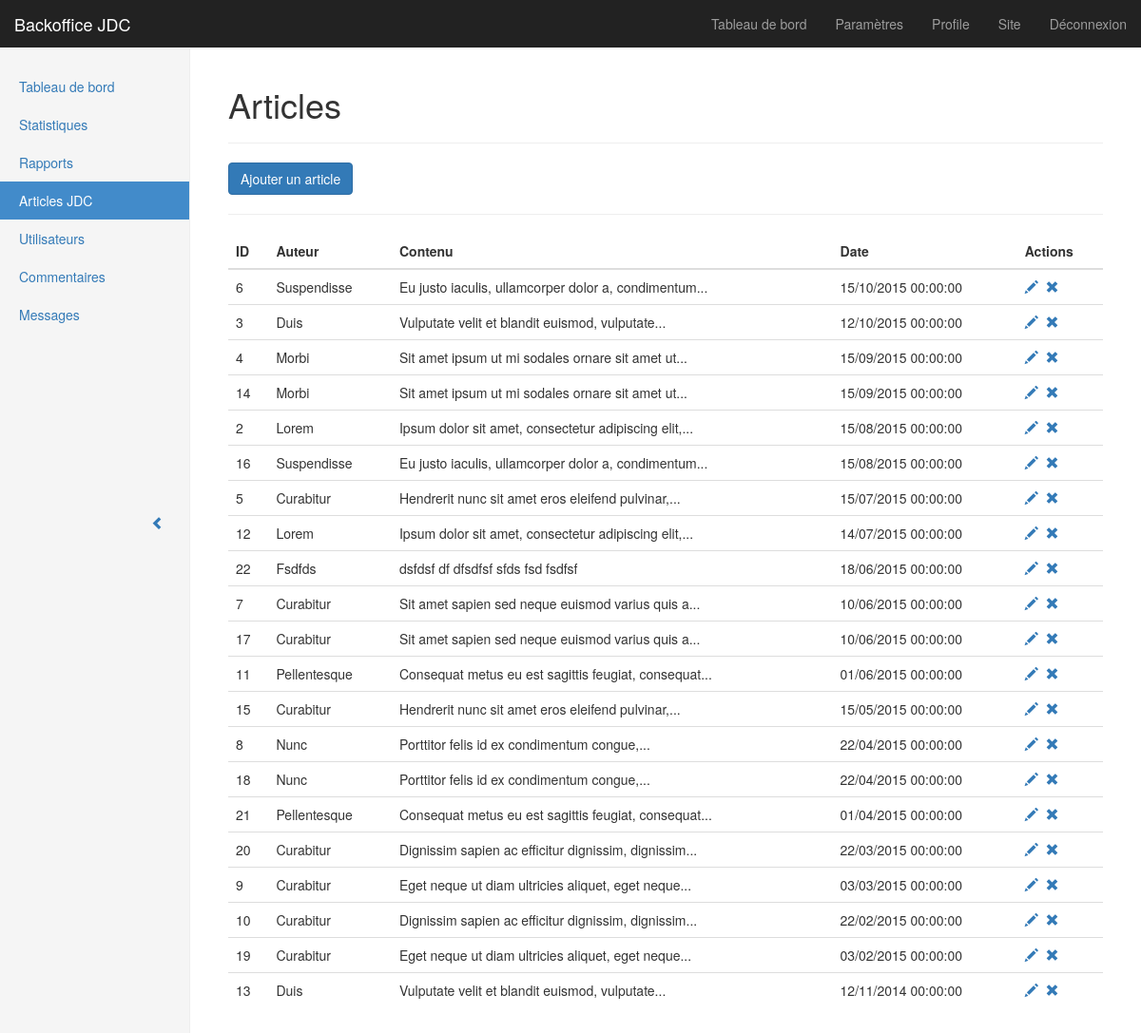
The app's page /admin/articles.php (signed in), older data.
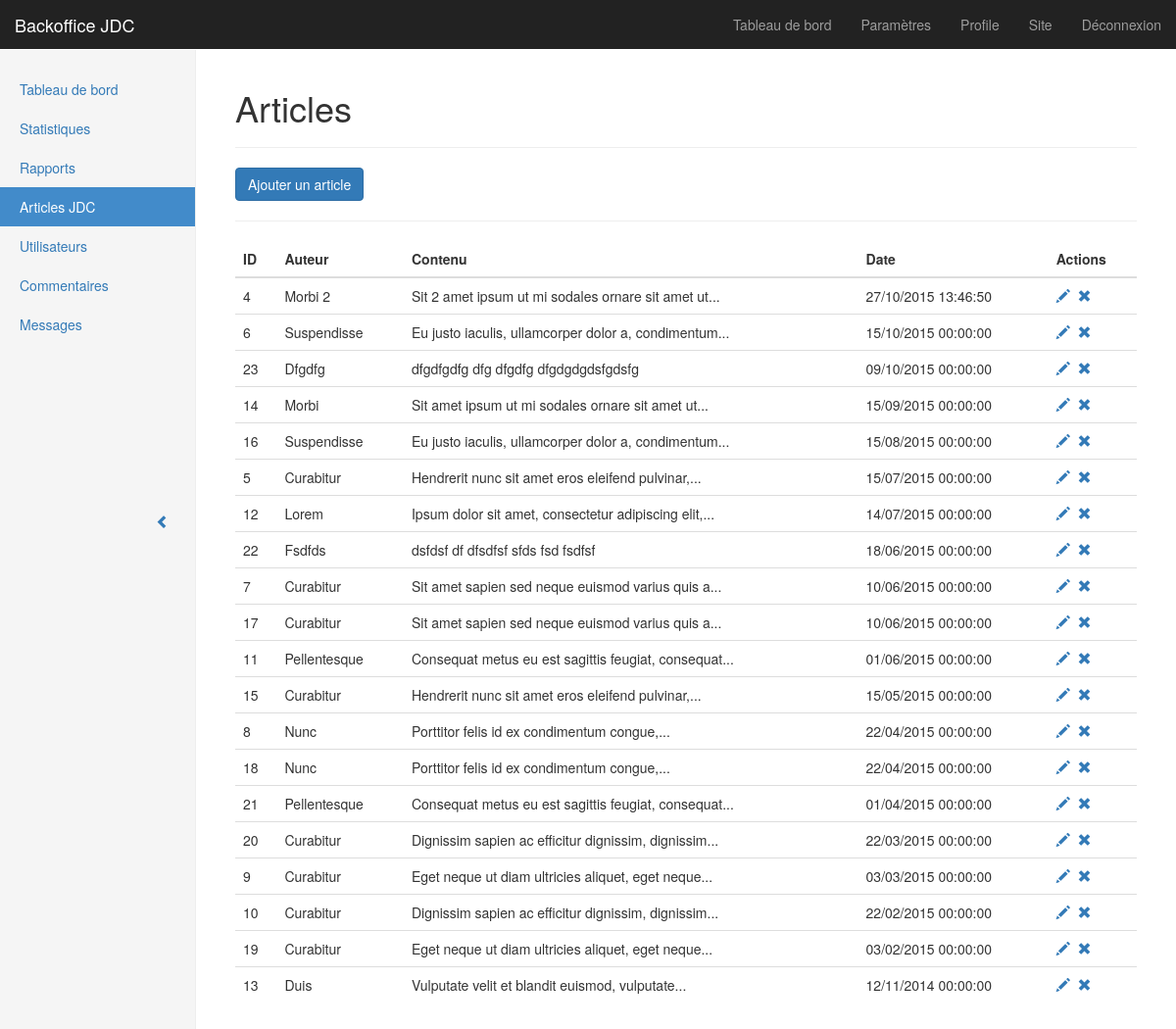
The same page, newer data.
### tables this page shows
CREATE TABLE IF NOT EXISTS `articles` (
`id` int(11) unsigned NOT NULL,
  `name` varchar(100) NOT NULL,
  `content` text NOT NULL,
  `picture` varchar(255) DEFAULT NULL,
  `test` int(11) DEFAULT NULL,
  `creation_date` datetime NOT NULL
);

### inc/func.php (called while the page is built, shortened)
<?php
function cutString($text, $max_length, $end = '...') {
	$sep = '[@]';
	if ($max_length > 0 && strlen($text) > $max_length) {
		$text = wordwrap($text, $max_length, $sep, true);
		$text = explode($sep, $text);
		return $text[0].$end;
	}
	return $text;
}
function getFormatDate($date, $format = 'd/m/Y') {
	return date($format, strtotime($date));
}

### admin/inc/config.php (called while the page is built, shortened)
<?php
require_once '../inc/config.php';
$pages = array(
	'index.php' => 'Tableau de bord',
	'#stats.php' => 'Statistiques',
	'#reports.php' => 'Rapports',
	'articles.php' => 'Articles JDC',
	'users.php' => 'Utilisateurs',
	'#comments.php' => 'Commentaires',
	'#messages.php' => 'Messages',
);

### inc/config.php (called while the page is built, shortened)
<?php
$current_page = basename($_SERVER['PHP_SELF']);

### admin/articles.php (the view)
<?php
require_once 'partials/header.php';
$query = $db->query('SELECT * FROM articles ORDER BY creation_date DESC');
$articles = $query->fetchAll();
?>
		<h1>Articles</h1>
		<hr>
		<a href="article-action.php" class="btn btn-primary">Ajouter un article</a>
		<hr>
		<table id="table-dynamic" class="table table-hover">
			<thead>
				<tr>
					<th>ID</th>
					<th>Auteur</th>
					<th>Contenu</th>
					<th>Date</th>
					<th>Actions</th>
				</tr>
			</thead>
			<tbody>
				<?php foreach($articles as $article) { ?>
				<tr>
					<td><?= $article['id'] ?></td>
					<td><?= ucfirst($article['name']) ?></td>
					<td><?= cutString($article['content'], 50) ?></td>
					<td><?= getFormatDate($article['creation_date'], 'd/m/Y H:i:s') ?></td>
					<td>
						<a href="article-action.php?id=<?= $article['id'] ?>&action=update"><span class="glyphicon glyphicon-pencil"></span></a>&nbsp;
						<a href="article-action.php?id=<?= $article['id'] ?>&action=delete" onclick="return confirm('Etes vous sur ??')"><span class="glyphicon glyphicon-remove"></span></a>
					</td>
				</tr>
				<?php } ?>
			</tbody>
		</table>
<?php require_once 'partials/footer.php' ?>

### admin/partials/header.php (shortened to what this page needs)
<?php
require_once 'inc/config.php';
require_once '../inc/func.php';
?>
<!DOCTYPE html>
<html lang="en">
<head>
	<link rel="stylesheet" href="../css/bootstrap.min.css">
	<link rel="stylesheet" href="css/jquery.dataTables.min.css">
	<link href="css/styles.css" rel="stylesheet">
</head>
<body>
	<?php include_once 'partials/navbar-header.php' ?>
	<div class="container-fluid">
		<div class="row">
			<div id="main-container" class="col-sm-9 col-sm-offset-3 col-md-10 col-md-offset-2 main">

### admin/partials/navbar-header.php (shortened to what this page needs)
<nav class="navbar navbar-inverse navbar-fixed-top">
	<div class="container-fluid">
		<div class="navbar-header">
			<a class="navbar-brand" href="index.php">Backoffice JDC</a>
		</div>
		<div id="navbar" class="navbar-collapse collapse">
			<ul class="nav navbar-nav navbar-right">
				<li><a href="index.php">Tableau de bord</a></li>
				<li><a href="settings.php">Paramètres</a></li>
				<li><a href="profile.php">Profile</a></li>
				<li><a href="../index.php">Site</a></li>
				<li><a href="logout.php">Déconnexion</a></li>
			</ul>
		</div>
	</div>
</nav>

### admin/partials/footer.php (shortened to what this page needs)
			</div>
			<?php include_once 'partials/sidebar-left.php' ?>
		</div>
	</div>
</body>
</html>

### admin/partials/sidebar-left.php
<div id="sidebar-left" class="col-sm-3 col-md-2 sidebar">
	<ul class="nav nav-sidebar">
		<?php
		foreach($pages as $page_url => $page_name) {
			$active = '';
			if ($page_url == $current_page) {
				$active = ' active';
			}
		?>
		<li class="<?= $active ?>"><a href="<?= $page_url ?>"><?= $page_name ?></a></li>
		<?php } ?>
	</ul>
</div>
<a href="javascript:void(0);" id="sidebar-toggle" class="sidebar-toggle-left">
	<span class="glyphicon glyphicon-chevron-left"></span>
</a>

### admin/css/styles.css (style rules this page uses)
body { padding-top: 50px; }
.navbar-fixed-top { border: 0; }
.sidebar { display: none; }
@media (min-width: 768px) { .sidebar { position: fixed; top: 51px; bottom: 0; left: 0; z-index: 1000; display: block; padding: 20px; overflow-x: hidden; overflow-y: auto; background-color: #f5f5f5; border-right: 1px solid #eee; } }
.nav-sidebar { margin-right: -21px; margin-bottom: 20px; margin-left: -20px; }
.nav-sidebar > li > a { padding-right: 20px; padding-left: 20px; }
.nav-sidebar > .active > a, .nav-sidebar > .active > a:hover, .nav-sidebar > .active > a:focus { color: #fff; background-color: #428bca; }
#sidebar-toggle { display: none; width: 20px; height: 20px; position: fixed; top: 50%; margin-top: -10px; z-index: 1001; left: 20px; }
.main { padding: 20px; }
@media (min-width: 768px) { .main { padding-right: 40px; padding-left: 40px; } }

Row changes from the older to the newer data that the page shows:
removed articles: id "3", name "Duis", content "Vulputate velit et blandit euismod, vulputate...", creation_date "12/10/2015 00:00:00"
removed articles: id "2", name "Lorem", content "Ipsum dolor sit amet, consectetur adipiscing elit,...", creation_date "15/08/2015 00:00:00"
changed articles id 4: name "Morbi" → "Morbi 2"; content "Sit amet ipsum ut mi sodales ornare sit amet ut..." → "Sit 2 amet ipsum ut mi sodales ornare sit amet ut..."; creation_date "15/09/2015 00:00:00" → "27/10/2015 13:46:50"; moves up the list
added articles: id "23", name "Dfgdfg", content "dfgdfgdfg dfg dfgdfg dfgdgdgdsfgdsfg", creation_date "09/10/2015 00:00:00"
